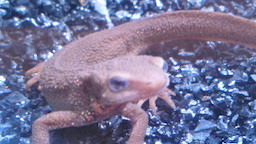
#> input picture Dataset/test/images/akahara/akahara_0009.jpg, 256 x 144 px; its folder holds only this picture in this run
$ python answer_minibatch.py
#> lines starting #> are read from the running program, lines starting #| are printed output that depends on the picture
import cv2
import numpy as np
from glob import glob

np.random.seed(0)

num_classes = 2
img_height, img_width = 64, 64

# get train data
def data_load(path):
#> called with path = '../Dataset/train/images/'
    xs = np.ndarray((0, img_height, img_width, 3))
    ts = np.ndarray((0))

    for dir_path in glob(path + '/*'):
        for path in glob(dir_path + '/*'):
            x = cv2.imread(path)
#> x is the input picture: shape (144, 256, 3); mean B, G, R 151.6, 116.6, 119.3
            x = cv2.resize(x, (img_width, img_height)).astype(np.float32)
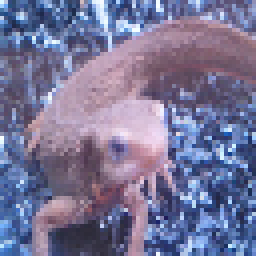
#> x: shape (64, 64, 3) float32 (shown 4 times larger); mean B, G, R 151.7, 116.7, 119.3
            x /= 255.
            xs = np.r_[xs, x[None, ...]]

            t = np.zeros((1))
            if 'akahara' in path:
                t = np.array((0))
            elif 'madara' in path:
                t = np.array((1))
            ts = np.r_[ts, t]

    xs = xs.transpose(0,3,1,2)

    return xs, ts


xs, ts = data_load("../Dataset/train/images/")
#> ts = [0]

mb = 3
mbi = 0
train_ind = np.arange(len(xs))
#> train_ind = [0]
np.random.seed(0)
np.random.shuffle(train_ind)

for i in range(10):
    if mbi + mb > len(xs):
        mb_ind = train_ind[mbi:]
        np.random.shuffle(train_ind)
        mb_ind = np.hstack((mb_ind, train_ind[:(mb-(len(xs)-mbi))]))
        mbi = mb - (len(xs) - mbi)
    else:
        mb_ind = train_ind[mbi: mbi+mb]
        mbi += mb

    print(mb_ind)
#> this loop made 10 passes
#> (mb_ind, mbi) on passes 1 to 10: ([0, 0], 2), ([0], 4), ([0], 6), ([0], 8), ([0], 10), ([0], 12), ([0], 14), ([0], 16), ([0], 18), ([0], 20)
#| [0 0]
#| [0]
#| [0]
#| [0]
#| [0]
#| [0]
#| [0]
#| [0]
#> (further printed lines are left out)
#> after the loop, mbi = 20

$ run again, on Dataset/test/images/akahara/akahara_0010.jpg
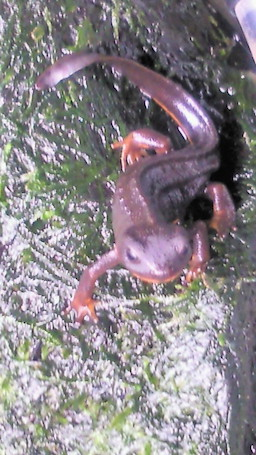
#> input picture Dataset/test/images/akahara/akahara_0010.jpg, 256 x 455 px
#> in data_load, x is the input picture: shape (455, 256, 3); mean B, G, R 138.9, 133.7, 140.2
#> in data_load, `x = cv2.resize(x, (img_width, img_height)).astype(np.float32)`:
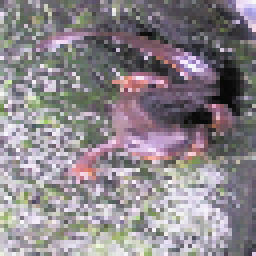
#> x: shape (64, 64, 3) float32 (shown 4 times larger); mean B, G, R 138.7, 133.5, 140
#> ts = [0]
#> the loop `for i in range(10):` made 10 passes
#> (mb_ind, mbi) on passes 1 to 8: ([0, 0], 2), ([0], 4), ([0], 6), ([0], 8), ([0], 10), ([0], 12), ([0], 14), ([0], 16)
#> (printed output is left out)
#> after the loop `for i in range(10):`: mbi = 20

$ run again, on Dataset/test/images/akahara/akahara_0011.jpg
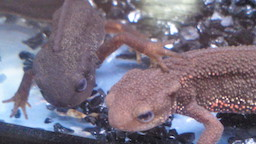
#> input picture Dataset/test/images/akahara/akahara_0011.jpg, 256 x 144 px
#> in data_load, x is the input picture: shape (144, 256, 3); mean B, G, R 128, 112.5, 121.6
#> in data_load, `x = cv2.resize(x, (img_width, img_height)).astype(np.float32)`:
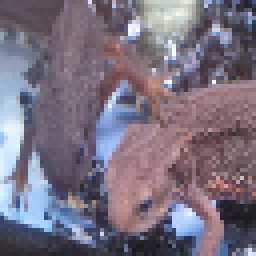
#> x: shape (64, 64, 3) float32 (shown 4 times larger); mean B, G, R 127.8, 112.3, 121.5
#> ts = [0]
#> the loop `for i in range(10):` made 10 passes
#> (mb_ind, mbi) on passes 1 to 8: ([0, 0], 2), ([0], 4), ([0], 6), ([0], 8), ([0], 10), ([0], 12), ([0], 14), ([0], 16)
#> (printed output is left out)
#> after the loop `for i in range(10):`: mbi = 20
